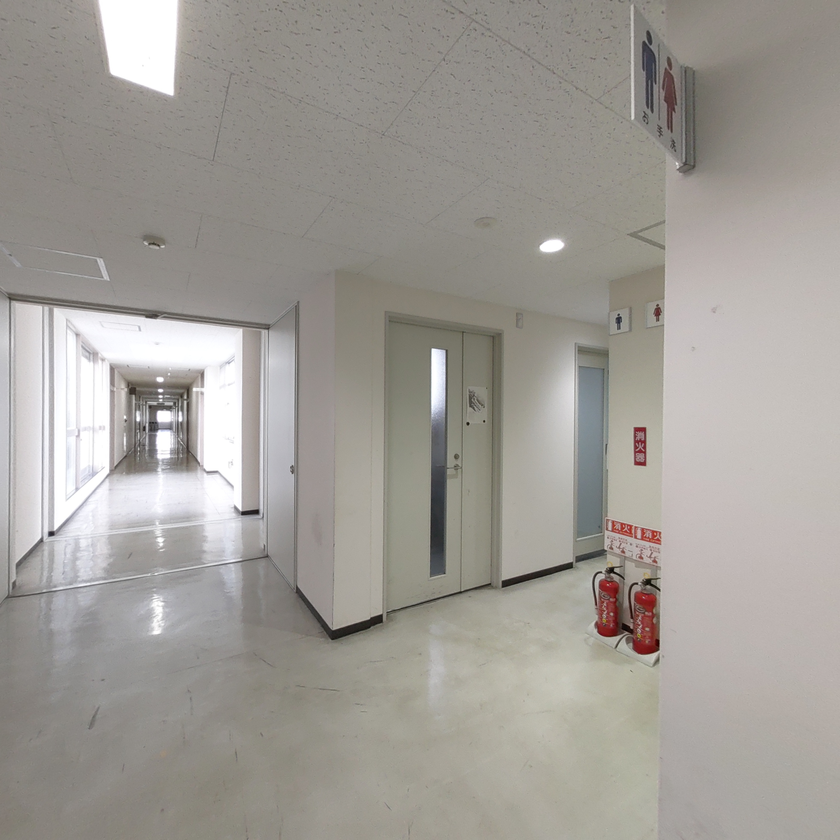
#> input picture M2/input/input_30.png, 840 x 840 px, shrunk from 3503 x 3503 before the run
$ python -i FeatureDetector.py   (imports and definitions only)
#> lines starting #> are read from the running program, lines starting #| are printed output that depends on the picture; after the words box and inside, x2 and y2 are one past the last pixel; in counts of white or black regions, pixels touching at a corner belong together
import cv2
import numpy as np
# from pylsd.lsd import lsd

class FeatureDetector:

    def __init__(self, use_harris=True,
                 max_corners=100, quality_level=0.01, min_distance=10,
                 canny_thresh1=50, canny_thresh2=200,
                 hough_thresh=80, min_line_length=30, max_line_gap=10):

        # 特徴点検出のパラメータ
        self.use_harris = use_harris
        self.max_corners = max_corners
        self.quality_level = quality_level
        self.min_distance = min_distance

        # エッジ検出 & ハフ変換のパラメータ
        self.canny_thresh1 = canny_thresh1
        self.canny_thresh2 = canny_thresh2
        self.hough_thresh = hough_thresh
        self.min_line_length = min_line_length
        self.max_line_gap = max_line_gap

    # [12 lines left out: function from_args, not called in this run]

    def detect_corners(self, gray_img):
        """特徴点の検出"""
        corners = cv2.goodFeaturesToTrack(
            gray_img,
            maxCorners=self.max_corners,
            qualityLevel=self.quality_level,
            minDistance=self.min_distance,
            useHarrisDetector=self.use_harris,
            k=0.04 if self.use_harris else 0.0
        )
        return corners

    def detect_lines(self, gray_img):
        """特徴線分の検出"""
        edges = cv2.Canny(gray_img, self.canny_thresh1, self.canny_thresh2, apertureSize=3)
        lines = cv2.HoughLinesP(
            edges,
            rho=1,
            theta=np.pi / 180,
            threshold=self.hough_thresh,
            minLineLength=self.min_line_length,
            maxLineGap=self.max_line_gap
        )
        return lines

    # [8 lines of commented-out code are left out]

    def draw_features(self, img, corners, lines):
        """特徴点と線分を描画"""
        if corners is not None:
            for pt in corners:
                x, y = pt.ravel()
                cv2.circle(img, (int(x), int(y)), 4, (0, 0, 255), -1)  # 赤い点

        if lines is not None:
            for line in lines:
                x1, y1, x2, y2 = line[0]
                cv2.line(img, (x1, y1), (x2, y2), (0, 255, 0), 2)  # 緑の線

        return img

    def process_image(self, image_path, output_path):
        """1枚の画像を処理して保存"""
#> called with image_path = '../../M2/input/input_30.png', output_path = 'out.png'
        img = cv2.imread(image_path)
#> img is the input picture: shape (840, 840, 3); mean B, G, R 151.1, 156.7, 160.6
        gray = cv2.cvtColor(img, cv2.COLOR_BGR2GRAY)

        corners = self.detect_corners(gray)
#> in detect_corners, `corners = cv2.goodFeaturesToTrack( gray_img, maxCorners=self.max_corne..`: corners = 100 rows, first 8: [159, 396], [432, 349], [137, 420], [659, 590], [179, 421], [468, 423], [49, 535], [637, 583]
        lines = self.detect_lines(gray)
#> in detect_lines, `edges = cv2.Canny(gray_img, self.canny_thresh1, self.canny_thresh2, ap..`:
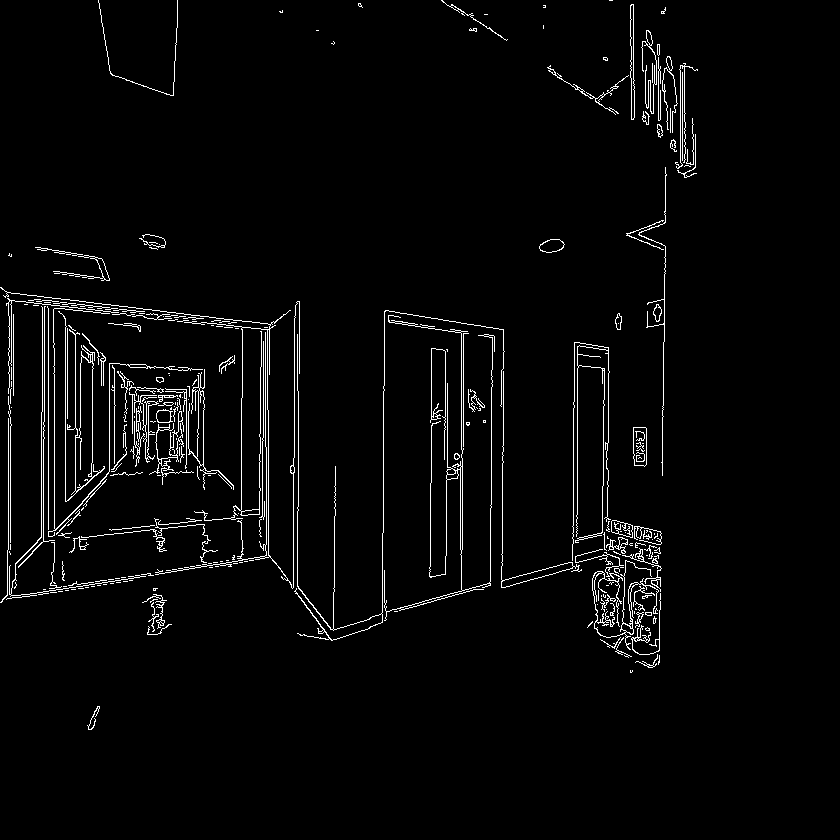
#> edges: shape (840, 840); 2.8% white in thin lines or dots, all inside (x1, y1, x2, y2) = (0, 0, 698, 730)
#> in detect_lines, `lines = cv2.HoughLinesP( edges, rho=1, theta=np.pi / 180, threshold=se..`: lines = 129 rows, first 6: [48, 541, 48, 297], [7, 292, 275, 325], [662, 475, 663, 362], [54, 562, 54, 343], [577, 542, 577, 342], [65, 501, 65, 302]
        # lines = self.detect_lines_lsd(gray)

        result_img = self.draw_features(img.copy(), corners, lines)
#> the loop in draw_features, `for pt in corners:` made 100 passes
#> the loop in draw_features, `for line in lines:` made 129 passes
#> after the loop in draw_features, `for line in lines:`:
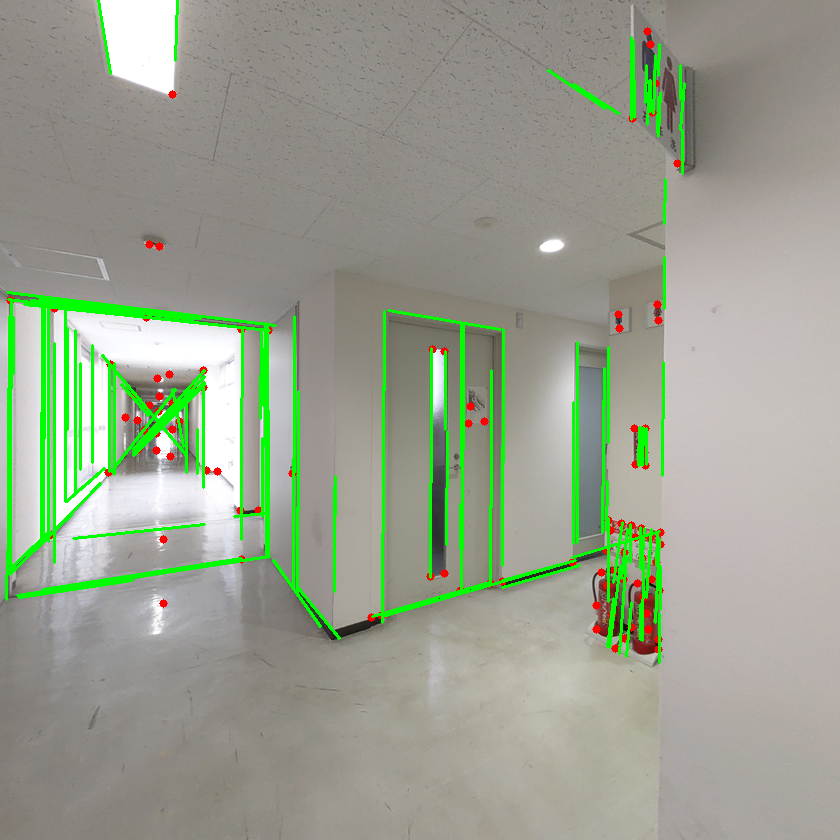
#> img: shape (840, 840, 3); mean of channels 0, 1, 2 143.3, 161.1, 153.5; drawn as B, G, R

        # os.makedirs(os.path.dirname(output_path), exist_ok=True)
        cv2.imwrite(output_path, result_img)

>>> result = FeatureDetector().process_image('../../M2/input/input_30.png', 'out.png')

$ run again, on M2/input/input_60.png
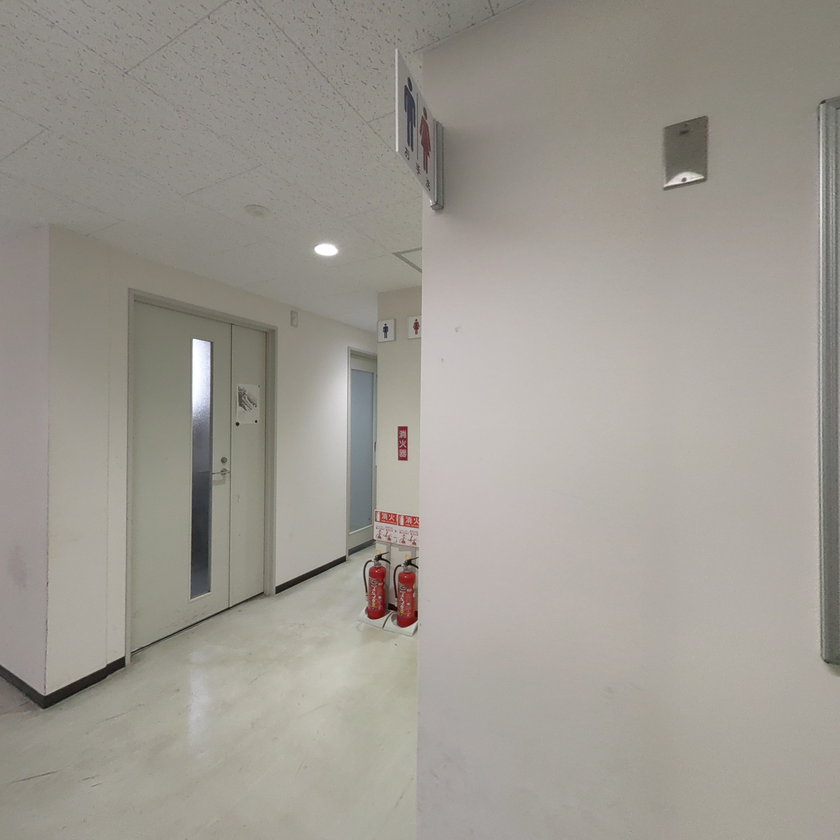
#> input picture M2/input/input_60.png, 840 x 840 px, shrunk from 3503 x 3503 before the run
#> in process_image, img is the input picture: shape (840, 840, 3); mean B, G, R 145.8, 153.6, 157.8
#> in detect_corners, `corners = cv2.goodFeaturesToTrack( gray_img, maxCorners=self.max_corne..`: corners = 85 rows, first 8: [193, 339], [417, 567], [382, 557], [400, 565], [237, 423], [256, 421], [406, 459], [406, 427]
#> in detect_lines, `edges = cv2.Canny(gray_img, self.canny_thresh1, self.canny_thresh2, ap..`:
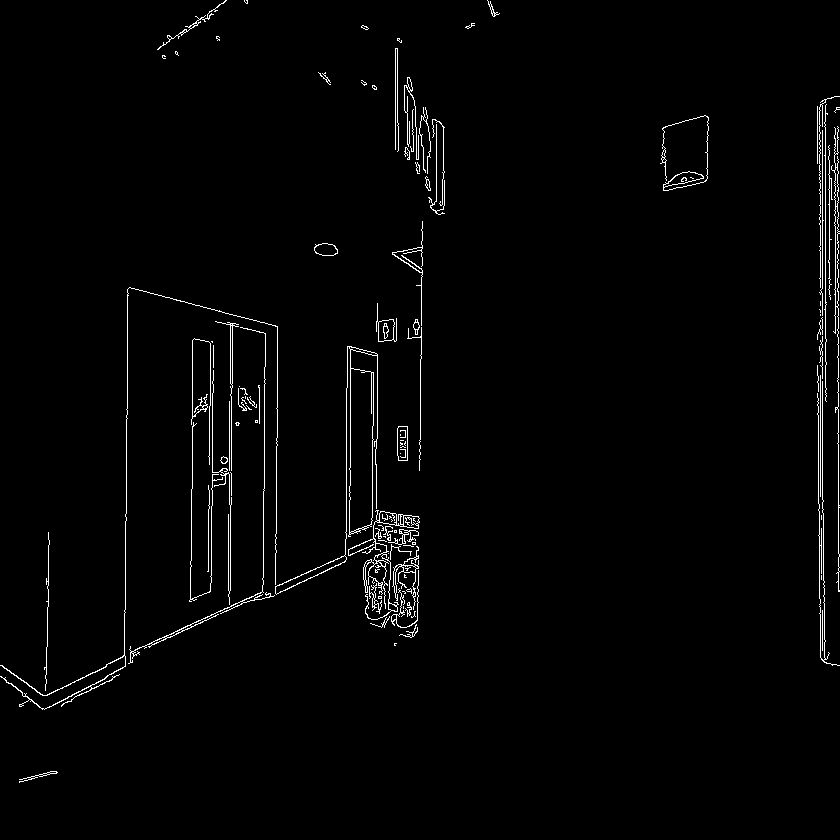
#> edges: shape (840, 840); 1.7% white in thin lines or dots
#> in detect_lines, `lines = cv2.HoughLinesP( edges, rho=1, theta=np.pi / 180, threshold=se..`: lines = 72 rows, first 6: [822, 512, 822, 100], [820, 496, 820, 125], [838, 591, 838, 152], [825, 400, 825, 99], [819, 613, 819, 504], [346, 538, 346, 388]
#> the loop in draw_features, `for pt in corners:` made 85 passes
#> the loop in draw_features, `for line in lines:` made 72 passes
#> after the loop in draw_features, `for line in lines:`:
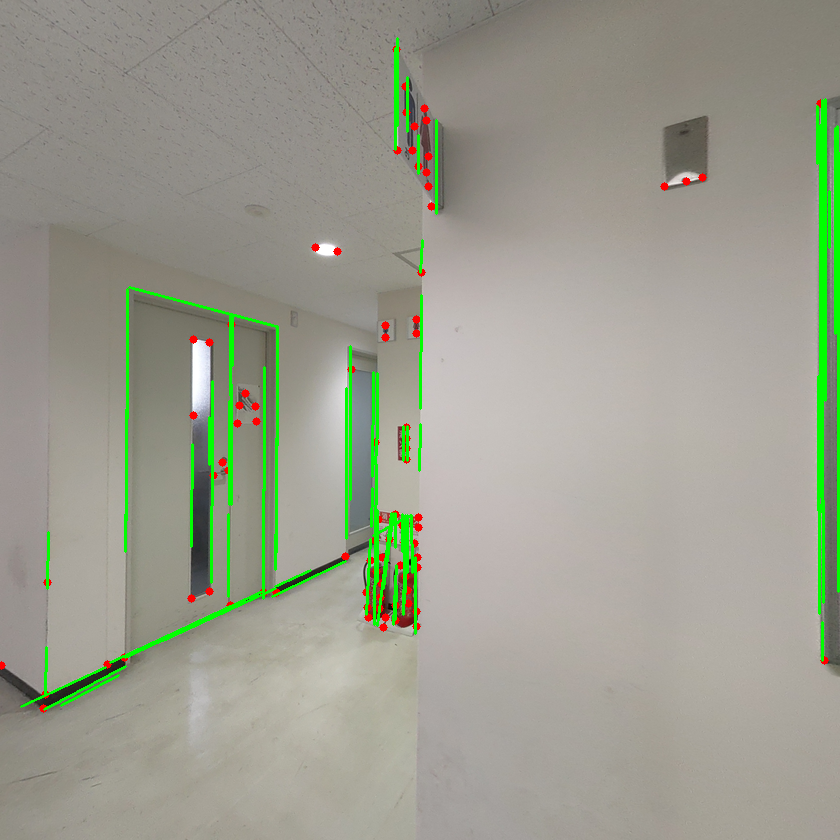
#> img: shape (840, 840, 3); mean of channels 0, 1, 2 142, 156.6, 154.6; drawn as B, G, R

$ run again, on M2/input/input_m30.png
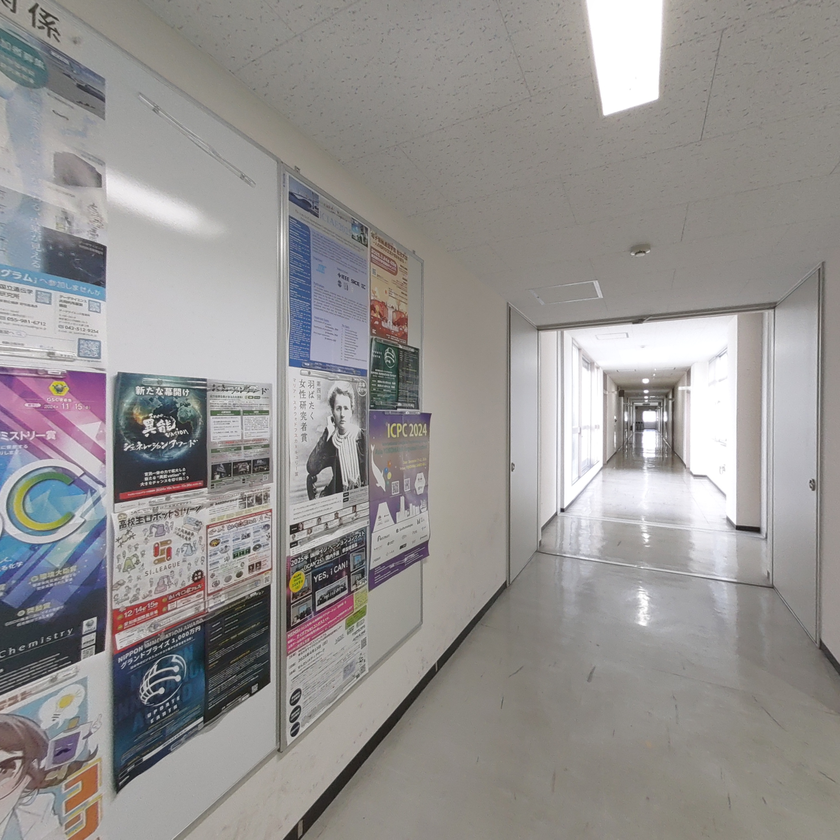
#> input picture M2/input/input_m30.png, 840 x 840 px, shrunk from 3503 x 3503 before the run
#> in process_image, img is the input picture: shape (840, 840, 3); mean B, G, R 145.3, 146.6, 149.4
#> in detect_corners, `corners = cv2.goodFeaturesToTrack( gray_img, maxCorners=self.max_corne..`: corners = 100 rows, first 8: [166, 420], [147, 435], [138, 442], [162, 443], [95, 653], [644, 391], [561, 511], [290, 533]
#> in detect_lines, `edges = cv2.Canny(gray_img, self.canny_thresh1, self.canny_thresh2, ap..`:
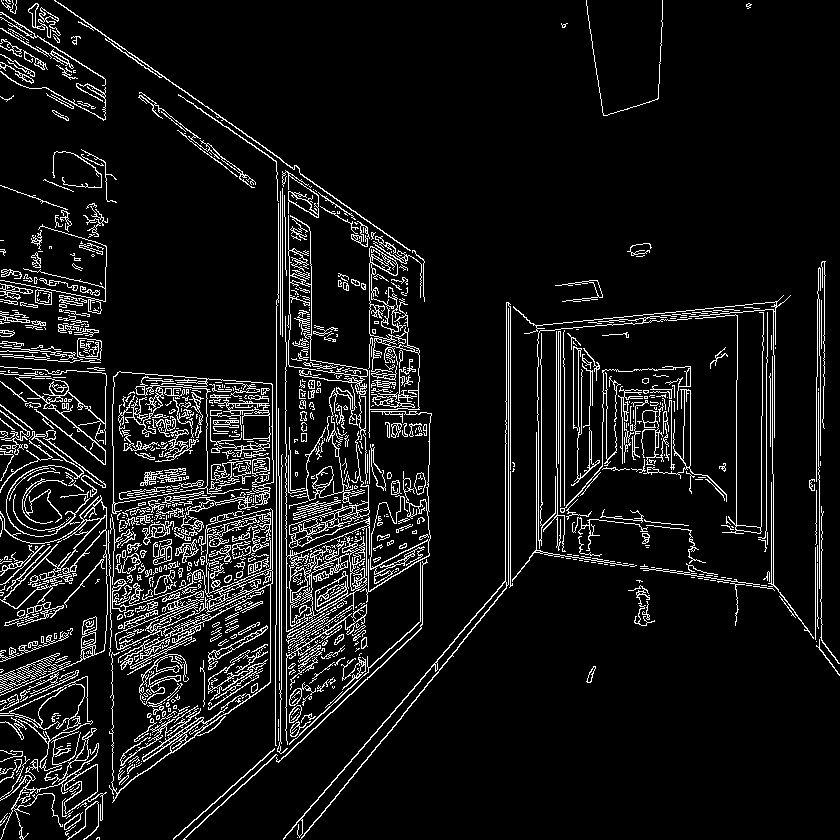
#> edges: shape (840, 840); 8.5% white in thin lines or dots
#> in detect_lines, `lines = cv2.HoughLinesP( edges, rho=1, theta=np.pi / 180, threshold=se..`: lines = 920 rows, first 6: [54, 0, 423, 259], [303, 836, 510, 581], [283, 838, 470, 622], [276, 624, 276, 300], [159, 751, 324, 586], [510, 586, 510, 304]
#> the loop in draw_features, `for pt in corners:` made 100 passes
#> the loop in draw_features, `for line in lines:` made 920 passes
#> after the loop in draw_features, `for line in lines:`:
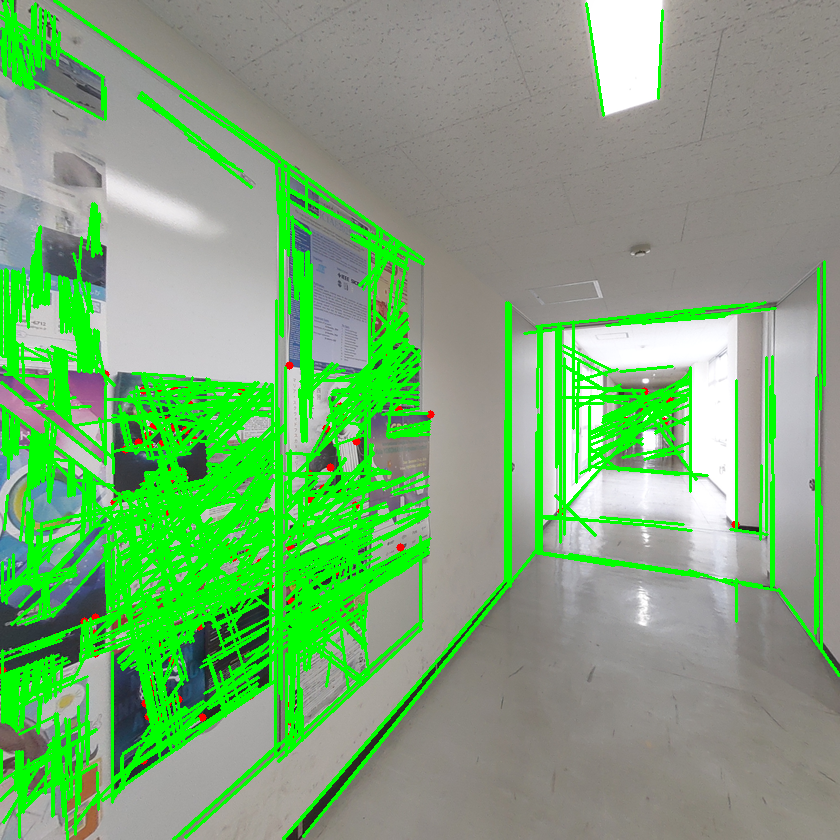
#> img: shape (840, 840, 3); mean of channels 0, 1, 2 118.8, 169.9, 123.1; drawn as B, G, R
